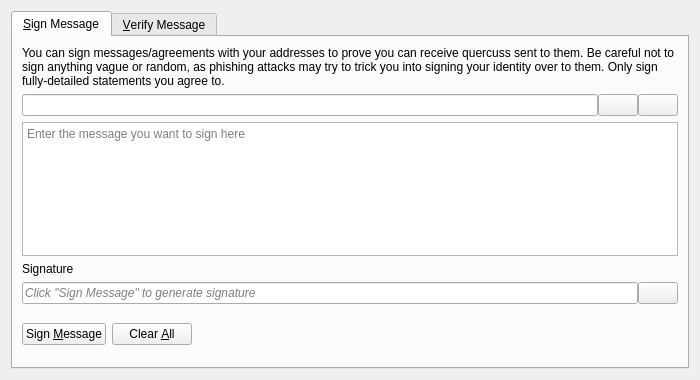
<?xml version="1.0" encoding="UTF-8"?>
<ui version="4.0">
 <class>SignVerifyMessageDialog</class>
 <widget class="QDialog" name="SignVerifyMessageDialog">
  <property name="geometry">
   <rect>
    <x>0</x>
    <y>0</y>
    <width>700</width>
    <height>380</height>
   </rect>
  </property>
  <property name="windowTitle">
   <string>Signatures - Sign / Verify a Message</string>
  </property>
  <property name="modal">
   <bool>true</bool>
  </property>
  <layout class="QVBoxLayout" name="verticalLayout">
   <item>
    <widget class="QTabWidget" name="tabWidget">
     <property name="currentIndex">
      <number>0</number>
     </property>
     <widget class="QWidget" name="tabSignMessage">
      <attribute name="title">
       <string>&amp;Sign Message</string>
      </attribute>
      <layout class="QVBoxLayout" name="verticalLayout_SM">
       <item>
        <widget class="QLabel" name="infoLabel_SM">
         <property name="text">
          <string>You can sign messages/agreements with your addresses to prove you can receive quercuss sent to them. Be careful not to sign anything vague or random, as phishing attacks may try to trick you into signing your identity over to them. Only sign fully-detailed statements you agree to.</string>
         </property>
         <property name="textFormat">
          <enum>Qt::PlainText</enum>
         </property>
         <property name="wordWrap">
          <bool>true</bool>
         </property>
        </widget>
       </item>
       <item>
        <layout class="QHBoxLayout" name="horizontalLayout_1_SM">
         <property name="spacing">
          <number>0</number>
         </property>
         <item>
          <widget class="QValidatedLineEdit" name="addressIn_SM">
           <property name="toolTip">
            <string>The Quercus address to sign the message with</string>
           </property>
          </widget>
         </item>
         <item>
          <widget class="QPushButton" name="addressBookButton_SM">
           <property name="toolTip">
            <string>Choose previously used address</string>
           </property>
           <property name="text">
            <string/>
           </property>
           <property name="icon">
            <iconset resource="../quercus.qrc">
             <normaloff>:/icons/address-book</normaloff>:/icons/address-book</iconset>
           </property>
           <property name="shortcut">
            <string>Alt+A</string>
           </property>
           <property name="autoDefault">
            <bool>false</bool>
           </property>
          </widget>
         </item>
         <item>
          <widget class="QPushButton" name="pasteButton_SM">
           <property name="toolTip">
            <string>Paste address from clipboard</string>
           </property>
           <property name="text">
            <string/>
           </property>
           <property name="icon">
            <iconset resource="../quercus.qrc">
             <normaloff>:/icons/editpaste</normaloff>:/icons/editpaste</iconset>
           </property>
           <property name="shortcut">
            <string>Alt+P</string>
           </property>
           <property name="autoDefault">
            <bool>false</bool>
           </property>
          </widget>
         </item>
        </layout>
       </item>
       <item>
        <widget class="QPlainTextEdit" name="messageIn_SM">
         <property name="toolTip">
          <string>Enter the message you want to sign here</string>
         </property>
         <property name="placeholderText">
          <string>Enter the message you want to sign here</string>
         </property>
        </widget>
       </item>
       <item>
        <widget class="QLabel" name="signatureLabel_SM">
         <property name="text">
          <string>Signature</string>
         </property>
         <property name="textFormat">
          <enum>Qt::PlainText</enum>
         </property>
        </widget>
       </item>
       <item>
        <layout class="QHBoxLayout" name="horizontalLayout_2_SM">
         <property name="spacing">
          <number>0</number>
         </property>
         <item>
          <widget class="QLineEdit" name="signatureOut_SM">
           <property name="placeholderText">
            <string>Click "Sign Message" to generate signature</string>
           </property>
           <property name="font">
            <font>
             <italic>true</italic>
            </font>
           </property>
           <property name="readOnly">
            <bool>true</bool>
           </property>
          </widget>
         </item>
         <item>
          <widget class="QPushButton" name="copySignatureButton_SM">
           <property name="toolTip">
            <string>Copy the current signature to the system clipboard</string>
           </property>
           <property name="text">
            <string/>
           </property>
           <property name="icon">
            <iconset resource="../quercus.qrc">
             <normaloff>:/icons/editcopy</normaloff>:/icons/editcopy</iconset>
           </property>
           <property name="autoDefault">
            <bool>false</bool>
           </property>
          </widget>
         </item>
        </layout>
       </item>
       <item>
        <layout class="QHBoxLayout" name="horizontalLayout_3_SM">
         <item>
          <widget class="QPushButton" name="signMessageButton_SM">
           <property name="toolTip">
            <string>Sign the message to prove you own this Quercus address</string>
           </property>
           <property name="text">
            <string>Sign &amp;Message</string>
           </property>
           <property name="icon">
            <iconset resource="../quercus.qrc">
             <normaloff>:/icons/edit</normaloff>:/icons/edit</iconset>
           </property>
           <property name="autoDefault">
            <bool>false</bool>
           </property>
          </widget>
         </item>
         <item>
          <widget class="QPushButton" name="clearButton_SM">
           <property name="toolTip">
            <string>Reset all sign message fields</string>
           </property>
           <property name="text">
            <string>Clear &amp;All</string>
           </property>
           <property name="icon">
            <iconset resource="../quercus.qrc">
             <normaloff>:/icons/remove</normaloff>:/icons/remove</iconset>
           </property>
           <property name="autoDefault">
            <bool>false</bool>
           </property>
          </widget>
         </item>
         <item>
          <spacer name="horizontalSpacer_1_SM">
           <property name="orientation">
            <enum>Qt::Horizontal</enum>
           </property>
           <property name="sizeHint" stdset="0">
            <size>
             <width>40</width>
             <height>48</height>
            </size>
           </property>
          </spacer>
         </item>
         <item>
          <widget class="QLabel" name="statusLabel_SM">
           <property name="font">
            <font>
             <weight>75</weight>
             <bold>true</bold>
            </font>
           </property>
           <property name="text">
            <string/>
           </property>
           <property name="wordWrap">
            <bool>true</bool>
           </property>
          </widget>
         </item>
         <item>
          <spacer name="horizontalSpacer_2_SM">
           <property name="orientation">
            <enum>Qt::Horizontal</enum>
           </property>
           <property name="sizeHint" stdset="0">
            <size>
             <width>40</width>
             <height>48</height>
            </size>
           </property>
          </spacer>
         </item>
        </layout>
       </item>
      </layout>
     </widget>
     <widget class="QWidget" name="tabVerifyMessage">
      <attribute name="title">
       <string>&amp;Verify Message</string>
      </attribute>
      <layout class="QVBoxLayout" name="verticalLayout_VM">
       <item>
        <widget class="QLabel" name="infoLabel_VM">
         <property name="text">
          <string>Enter the receiver's address, message (ensure you copy line breaks, spaces, tabs, etc. exactly) and signature below to verify the message. Be careful not to read more into the signature than what is in the signed message itself, to avoid being tricked by a man-in-the-middle attack. Note that this only proves the signing party receives with the address, it cannot prove sendership of any transaction!</string>
         </property>
         <property name="textFormat">
          <enum>Qt::PlainText</enum>
         </property>
         <property name="alignment">
          <set>Qt::AlignLeading|Qt::AlignLeft|Qt::AlignTop</set>
         </property>
         <property name="wordWrap">
          <bool>true</bool>
         </property>
        </widget>
       </item>
       <item>
        <layout class="QHBoxLayout" name="horizontalLayout_1_VM">
         <property name="spacing">
          <number>0</number>
         </property>
         <item>
          <widget class="QValidatedLineEdit" name="addressIn_VM">
           <property name="toolTip">
            <string>The Quercus address the message was signed with</string>
           </property>
          </widget>
         </item>
         <item>
          <widget class="QPushButton" name="addressBookButton_VM">
           <property name="toolTip">
            <string>Choose previously used address</string>
           </property>
           <property name="text">
            <string/>
           </property>
           <property name="icon">
            <iconset resource="../quercus.qrc">
             <normaloff>:/icons/address-book</normaloff>:/icons/address-book</iconset>
           </property>
           <property name="shortcut">
            <string>Alt+A</string>
           </property>
           <property name="autoDefault">
            <bool>false</bool>
           </property>
          </widget>
         </item>
        </layout>
       </item>
       <item>
        <widget class="QPlainTextEdit" name="messageIn_VM">
          <property name="toolTip">
            <string>The signed message to verify</string>
          </property>
          <property name="placeholderText">
            <string>The signed message to verify</string>
          </property>
        </widget>
       </item>
       <item>
        <widget class="QValidatedLineEdit" name="signatureIn_VM">
          <property name="toolTip">
            <string>The signature given when the message was signed</string>
          </property>
          <property name="placeholderText">
            <string>The signature given when the message was signed</string>
          </property>
        </widget>
       </item>
       <item>
        <layout class="QHBoxLayout" name="horizontalLayout_2_VM">
         <item>
          <widget class="QPushButton" name="verifyMessageButton_VM">
           <property name="toolTip">
            <string>Verify the message to ensure it was signed with the specified Quercus address</string>
           </property>
           <property name="text">
            <string>Verify &amp;Message</string>
           </property>
           <property name="icon">
            <iconset resource="../quercus.qrc">
             <normaloff>:/icons/transaction_0</normaloff>:/icons/transaction_0</iconset>
           </property>
           <property name="autoDefault">
            <bool>false</bool>
           </property>
          </widget>
         </item>
         <item>
          <widget class="QPushButton" name="clearButton_VM">
           <property name="toolTip">
            <string>Reset all verify message fields</string>
           </property>
           <property name="text">
            <string>Clear &amp;All</string>
           </property>
           <property name="icon">
            <iconset resource="../quercus.qrc">
             <normaloff>:/icons/remove</normaloff>:/icons/remove</iconset>
           </property>
           <property name="autoDefault">
            <bool>false</bool>
           </property>
          </widget>
         </item>
         <item>
          <spacer name="horizontalSpacer_1_VM">
           <property name="orientation">
            <enum>Qt::Horizontal</enum>
           </property>
           <property name="sizeHint" stdset="0">
            <size>
             <width>40</width>
             <height>48</height>
            </size>
           </property>
          </spacer>
         </item>
         <item>
          <widget class="QLabel" name="statusLabel_VM">
           <property name="font">
            <font>
             <weight>75</weight>
             <bold>true</bold>
            </font>
           </property>
           <property name="text">
            <string/>
           </property>
           <property name="wordWrap">
            <bool>true</bool>
           </property>
          </widget>
         </item>
         <item>
          <spacer name="horizontalSpacer_2_VM">
           <property name="orientation">
            <enum>Qt::Horizontal</enum>
           </property>
           <property name="sizeHint" stdset="0">
            <size>
             <width>40</width>
             <height>48</height>
            </size>
           </property>
          </spacer>
         </item>
        </layout>
       </item>
      </layout>
     </widget>
    </widget>
   </item>
  </layout>
 </widget>
 <customwidgets>
  <customwidget>
   <class>QValidatedLineEdit</class>
   <extends>QLineEdit</extends>
   <header>qt/qvalidatedlineedit.h</header>
  </customwidget>
 </customwidgets>
 <resources>
  <include location="../quercus.qrc"/>
 </resources>
 <connections/>
</ui>
